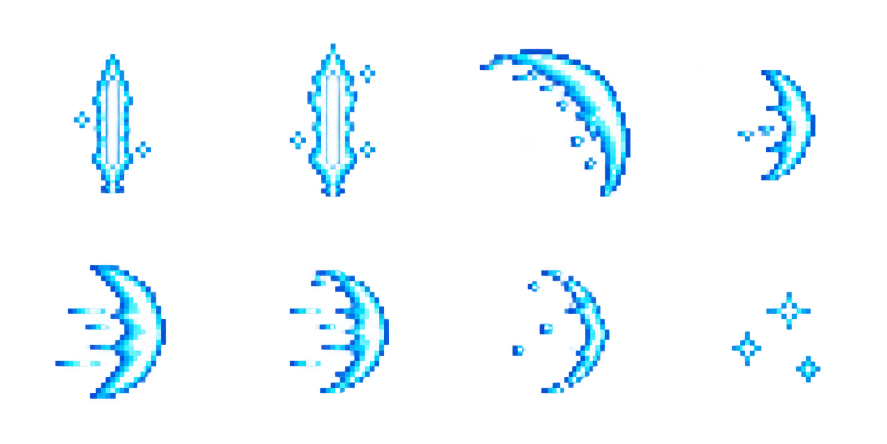
#> input picture art/animation_materials/character_01/field_skill_wave_v001/source/generated_fx_atlas.png, 1774 x 887 px (shown at 1/2 size)
$ python export_skill.py generated_fx_atlas.png
#> lines starting #> are read from the running program, lines starting #| are printed output that depends on the picture
from pathlib import Path
from PIL import Image,ImageDraw
import numpy as np
import json,sys,shutil,zipfile,math
out=Path(__file__).resolve().parent.parent
attack=out.parent/'field_attack_down_v001/frames'
for folder in ['frames','frames_24fps','character_frames','effect_frames','effects','preview','source']:(out/folder).mkdir(parents=True,exist_ok=True)
master=Image.open(sys.argv[1]).convert('RGBA');W,H=master.size
#> further down, master is the input picture: PIL image 1774x887 RGBA; mean R, G, B, A 8.2, 23.9, 32.4, 20.7
#> after `W, H = master.size`: W = 1774; H = 887
shutil.copy2(sys.argv[1],out/'source/generated_fx_atlas.png')
fxnames=['charge_weak','charge_strong','swing_arc','wave_launch','wave_travel','wave_break','wave_fade','sparks'];fx=[]
for i,name in enumerate(fxnames):
 col=i%4;row=i//4
 im=master.crop((round(col*W/4),round(row*H/2),round((col+1)*W/4),round((row+1)*H/2))).resize((64,64),Image.Resampling.NEAREST)
 im.putalpha(im.getchannel('A').point(lambda v:255 if v>=128 else 0));box=im.getchannel('A').getbbox();assert box
 im=im.crop(box);im.save(out/'effects'/f'{name}.png');fx.append(im)
#> this loop made 8 passes
#> box on passes 1 to 8: (21, 16, 44, 56), (20, 13, 44, 57), (11, 14, 54, 57), (21, 20, 43, 52), (16, 12, 48, 51), (20, 14, 48, 49), (20, 14, 48, 49), (19, 20, 45, 46)
#> pass 1, `im=master.crop((round(col*W/4),round(row*H/2),round((col+1)*W/4),round..`:
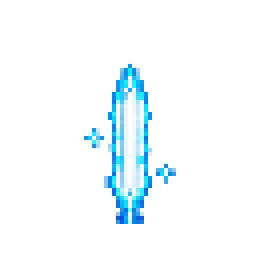
#> im: PIL image 64x64 RGBA (shown 4 times larger); mean R, G, B, A 7.6, 23.3, 29.1, 17.1; transparent parts drawn white
#> pass 1, `im = im.crop(box)`:
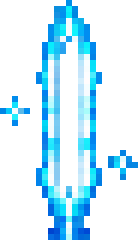
#> im: PIL image 23x40 RGBA (shown 6 times larger); mean R, G, B, A 33.8, 103.5, 128.1, 76.2; transparent parts drawn white
#> pass 2, `im=master.crop((round(col*W/4),round(row*H/2),round((col+1)*W/4),round..`:
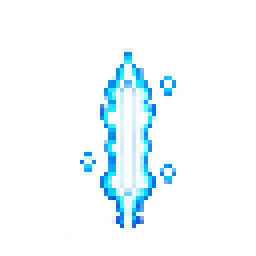
#> im: PIL image 64x64 RGBA (shown 4 times larger); mean R, G, B, A 13.3, 30, 37.5, 22.6; transparent parts drawn white
#> pass 2, `im = im.crop(box)`:
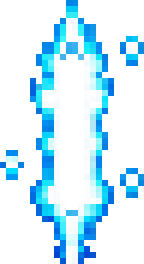
#> im: PIL image 24x44 RGBA (shown 6 times larger); mean R, G, B, A 51.2, 115.4, 142.4, 86.7; transparent parts drawn white
#> after the loop:
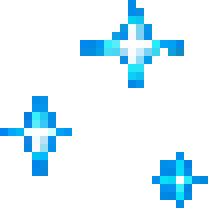
#> im: PIL image 26x26 RGBA (shown 8 times larger); mean R, G, B, A 9.9, 49.3, 66.3, 41.1; transparent parts drawn white
#> after the loop, fx = 8 items
# Original attack art remains intact; every skill frame uses the same 58/64 scale.
heroes=[]
for i in range(8):
#> (the run stopped early here; a loop or call above may not have finished)
